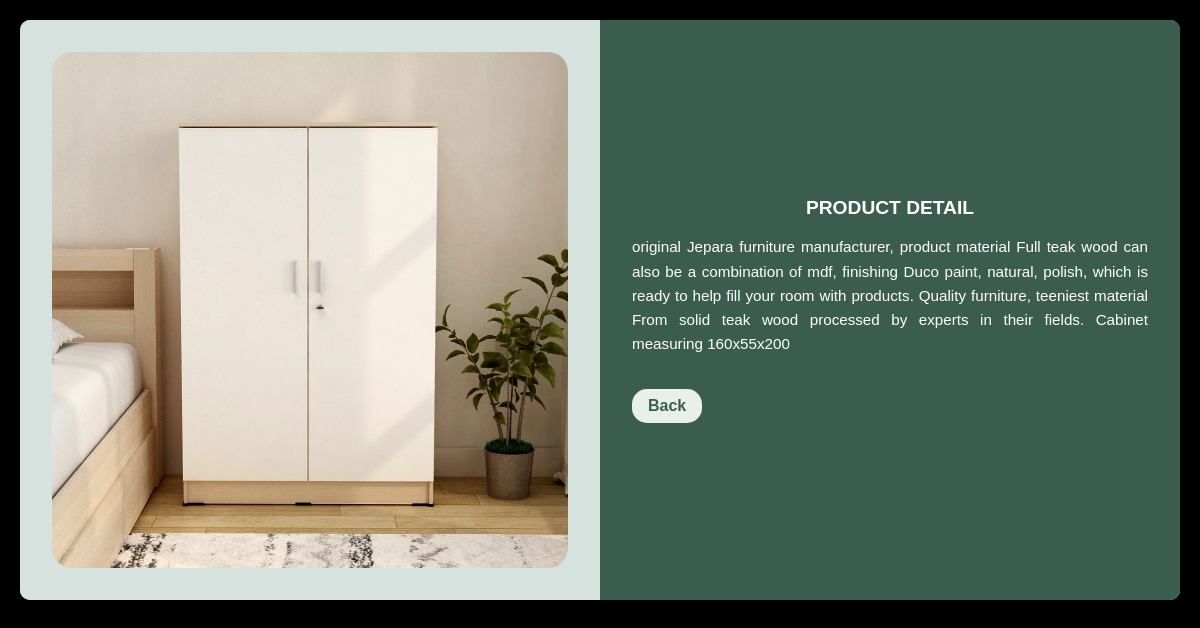
Screenshot of /description.php?id_product=8 with the database file from the repository.
### tables this page shows
CREATE TABLE `product` (
  `id_product` int(11) NOT NULL,
  `image` varchar(50) NOT NULL,
  `nama_product` varchar(50) NOT NULL,
  `harga_product` int(11) NOT NULL,
  `category` varchar(25) NOT NULL,
  `stok_product` int(11) NOT NULL,
  `deskripsi` text DEFAULT NULL
);

### description.php (the view, shortened to what this page needs)
<?php
require 'function.php';
$id_product = $_GET["id_product"];
$ambil = $conn->query("SELECT * FROM product WHERE id_product='$id_product'");
$detail = $ambil->fetch_assoc();
$back_url = $_SERVER['HTTP_REFERER'] ?? 'dashboard.php';
?>
<!DOCTYPE html>
<html lang="en">
<head>
  <link rel="stylesheet" href="css/description.css" />
</head>
<body>
  <section class="product-detail">
    <div class="image-container">
      <img src="file_foto/<?= $detail["image"]; ?>" alt="Sofa Japandi" />
    </div>
    <div class="desc-container">
      <h3>PRODUCT DETAIL</h3>
      <p> <?= $detail["deskripsi"]; ?> </p>
      <a href="<?= $back_url; ?>" class="back-btn">Back</a>
    </div>
  </section>
</body>
</html>

### css/description.css (style rules this page uses)
* { margin: 0; padding: 0; box-sizing: border-box; font-family: 'Poppins', sans-serif; }
body { background-color: #000; padding: 20px; }
.product-detail { display: flex; flex-wrap: wrap; background-color: #d5e2dd; border-radius: 10px; overflow: hidden; }
.image-container { flex: 1; padding: 2rem; display: flex; justify-content: center; align-items: center; background-color: #d5e2dd; }
.image-container img { max-width: 100%; height: auto; border-radius: 20px; }
.desc-container { flex: 1; background-color: #3a5d4f; color: white; padding: 2rem; display: flex; flex-direction: column; justify-content: center; gap: 1rem; }
.desc-container h3 { text-align: center; font-size: 1.2rem; font-weight: bold; }
.desc-container p { font-size: 0.95rem; text-align: justify; line-height: 1.6; }
.back-btn { display: inline-block; align-self: flex-start; margin-top: 1rem; padding: 8px 16px; background-color: #e9f0ec; color: #3a5d4f; border-radius: 15px; font-weight: bold; text-decoration: none; }

### rows the page displays
product: image (picture), deskripsi "original Jepara furniture manufacturer, product material Full teak wood can also be a combination of mdf, finishing Duco paint, natural, polish, which is ready to help fill your room with products. Quality furniture, teeniest material From solid teak wood processed by experts in their fields. Cabinet measuring 160x55x200"
